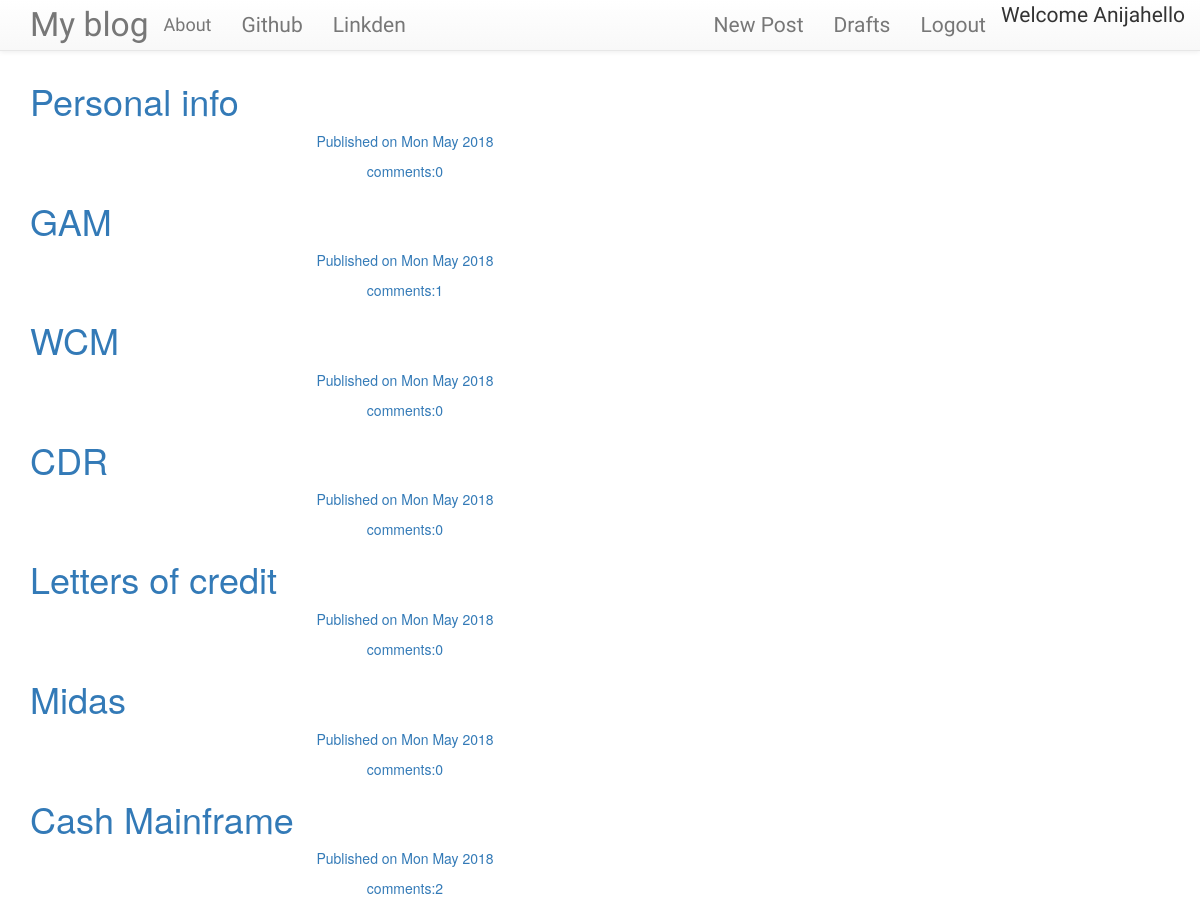
The app's page / (signed in) with its own data.
### blog/models.py (models this page shows, shortened)
class Post(models.Model):
    author = models.ForeignKey('auth.user')
    title=models.CharField(max_length=286)
    text=models.TextField()
    create_date=models.DateTimeField(default=timezone.now)
    published_date=models.DateTimeField(blank=True,null=True)

### blog/views.py (the view)
# urls.py: url(r'^$',views.PostListView.as_view(),name='post_list'),
class PostListView(ListView):
            model=Post
            def get_queryset(self):
                return Post.objects.filter(published_date__lte=timezone.now()).order_by('-published_date')

### blog/templates/blog/post_list.html
{% extends 'blog/base.html' %}
{% block body_block%}
<div class="centerstage">
  {% for post in post_list %}
    <div class="post">
      <h1><a href="{% url 'blog:post_detail' pk=post.pk %}">{{post.title}}</h1>
    </div>
    <div class="postdate">
      <p>Published on {{post.published_date|date:"D M Y"}}</p>
      <p><a href="{% url 'blog:post_detail' pk=post.pk %}">comments:{{post.comments.count}}</a></p>
    </div>
  {% endfor%}
</div>
{%endblock%}

### blog/templates/blog/base.html (shortened to what this page needs)
<!DOCTYPE html>
{% load staticfiles %}
<html lang="en" dir="ltr">
  <head>
    <link rel="stylesheet" href="https://maxcdn.bootstrapcdn.com/bootstrap/3.3.7/css/bootstrap.min.css">
    <link rel="stylesheet" href="https://maxcdn.bootstrapcdn.com/bootstrap/3.3.7/css/bootstrap-theme.min.css">
    <link rel="stylesheet" href="//cdn.jsdelivr.net/medium-editor/latest/css/medium-editor.min.css" type="text/css" media="screen" charset="utf-8">
    <link rel="stylesheet" href="{% static 'css/myblog.css' %}">
  </head>
  <body class="loader">
          <nav class="navbar navbar-default navbar-static-top techfont custom-navbar">
            <div class="container">
              <ul class="nav navbar-nav">
                <li><a class="navbar-brand bigbrand" href="{% url 'blog:post_list' %}" >My blog</a></li>
                <li><a class="navbar-brand" href="{% url 'blog:about' %}">About</a></li>
                <li><a class="navbar-link" href="https://github.com">Github</a></li>
                <li><a class="navbar-link" href="https://linkedin.com">Linkden</a></li>
              </ul>
              <ul class="nav navbar-nav navbar-right">hello
              {% if user.is_authenticated %}
              <li><a  href="{% url 'blog:post_new' %}">New Post</a></li>
              <li><a  href="{% url 'blog:draft_list' %}">Drafts</a></li>
              <li><a  href="{% url 'logout' %}">Logout</a></li>
              <li><p>Welcome {{user.username}}</p></li>
              {%else%}
              <li><a class="nav navbar-right" href="{% url 'login' %}"><span class="glyphicon glyphicon-user"></span></a></li>
              {% endif%}
              </ul>
            </div>
        </nav>
        <div class="content container">
          <div class="row">
            <div class="col-md-8">
              <div class="content_block">
                {% block body_block%}
                {%endblock%}
              </div>
            </div>
          </div>
        </div>
  </body>
</html>

### blog/static/css/myblog.css (style rules this page uses)
.techfont { font-family: 'Gochi Hand', cursive; font-size: 1.5em; margin-bottom: 10px; }
.bigbrand { font-size: 1.6em; }
.centerstage { margin-left: auto; margin-right: auto; }
.postdate { text-align: center }
.loader { filter:hue-rotate(0deg); color: linear-gradient(45deg,#0f8,#08f); animation:hue 10000ms infinite linear; }

### records on screen
Post: title "Personal info", published_date "Mon May 2018", comments.count "0"
Post: title "GAM", published_date "Mon May 2018", comments.count "1"
Post: title "WCM", published_date "Mon May 2018", comments.count "0"
Post: title "CDR", published_date "Mon May 2018", comments.count "0"
Post: title "Letters of credit", published_date "Mon May 2018", comments.count "0"
Post: title "Midas", published_date "Mon May 2018", comments.count "0"
Post: title "Cash Mainframe", published_date "Mon May 2018", comments.count "2"

### other values on screen
{{ user.username }} "Anija"
